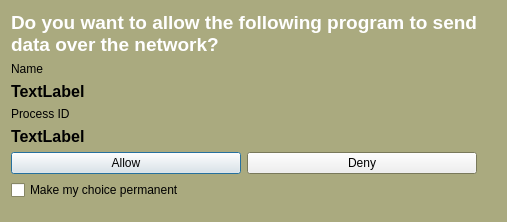
<?xml version="1.0" encoding="UTF-8"?>
<ui version="4.0">
 <class>DialogOut</class>
 <widget class="QDialog" name="DialogOut">
  <property name="geometry">
   <rect>
    <x>0</x>
    <y>0</y>
    <width>507</width>
    <height>222</height>
   </rect>
  </property>
  <property name="palette">
   <palette>
    <active>
     <colorrole role="Base">
      <brush brushstyle="SolidPattern">
       <color alpha="255">
        <red>255</red>
        <green>255</green>
        <blue>255</blue>
       </color>
      </brush>
     </colorrole>
     <colorrole role="Window">
      <brush brushstyle="SolidPattern">
       <color alpha="255">
        <red>170</red>
        <green>170</green>
        <blue>127</blue>
       </color>
      </brush>
     </colorrole>
    </active>
    <inactive>
     <colorrole role="Base">
      <brush brushstyle="SolidPattern">
       <color alpha="255">
        <red>255</red>
        <green>255</green>
        <blue>255</blue>
       </color>
      </brush>
     </colorrole>
     <colorrole role="Window">
      <brush brushstyle="SolidPattern">
       <color alpha="255">
        <red>170</red>
        <green>170</green>
        <blue>127</blue>
       </color>
      </brush>
     </colorrole>
    </inactive>
    <disabled>
     <colorrole role="Base">
      <brush brushstyle="SolidPattern">
       <color alpha="255">
        <red>170</red>
        <green>170</green>
        <blue>127</blue>
       </color>
      </brush>
     </colorrole>
     <colorrole role="Window">
      <brush brushstyle="SolidPattern">
       <color alpha="255">
        <red>170</red>
        <green>170</green>
        <blue>127</blue>
       </color>
      </brush>
     </colorrole>
    </disabled>
   </palette>
  </property>
  <property name="windowTitle">
   <string>Dialog</string>
  </property>
  <layout class="QFormLayout" name="formLayout">
   <item row="0" column="0">
    <layout class="QVBoxLayout" name="verticalLayout">
     <item>
      <widget class="QLabel" name="label">
       <property name="palette">
        <palette>
         <active>
          <colorrole role="WindowText">
           <brush brushstyle="SolidPattern">
            <color alpha="255">
             <red>255</red>
             <green>255</green>
             <blue>255</blue>
            </color>
           </brush>
          </colorrole>
          <colorrole role="Base">
           <brush brushstyle="SolidPattern">
            <color alpha="255">
             <red>170</red>
             <green>170</green>
             <blue>127</blue>
            </color>
           </brush>
          </colorrole>
          <colorrole role="Window">
           <brush brushstyle="SolidPattern">
            <color alpha="255">
             <red>170</red>
             <green>170</green>
             <blue>255</blue>
            </color>
           </brush>
          </colorrole>
         </active>
         <inactive>
          <colorrole role="WindowText">
           <brush brushstyle="SolidPattern">
            <color alpha="255">
             <red>255</red>
             <green>255</green>
             <blue>255</blue>
            </color>
           </brush>
          </colorrole>
          <colorrole role="Base">
           <brush brushstyle="SolidPattern">
            <color alpha="255">
             <red>170</red>
             <green>170</green>
             <blue>127</blue>
            </color>
           </brush>
          </colorrole>
          <colorrole role="Window">
           <brush brushstyle="SolidPattern">
            <color alpha="255">
             <red>170</red>
             <green>170</green>
             <blue>255</blue>
            </color>
           </brush>
          </colorrole>
         </inactive>
         <disabled>
          <colorrole role="WindowText">
           <brush brushstyle="SolidPattern">
            <color alpha="255">
             <red>106</red>
             <green>104</green>
             <blue>100</blue>
            </color>
           </brush>
          </colorrole>
          <colorrole role="Base">
           <brush brushstyle="SolidPattern">
            <color alpha="255">
             <red>170</red>
             <green>170</green>
             <blue>255</blue>
            </color>
           </brush>
          </colorrole>
          <colorrole role="Window">
           <brush brushstyle="SolidPattern">
            <color alpha="255">
             <red>170</red>
             <green>170</green>
             <blue>255</blue>
            </color>
           </brush>
          </colorrole>
         </disabled>
        </palette>
       </property>
       <property name="font">
        <font>
         <family>Ubuntu</family>
         <pointsize>14</pointsize>
         <weight>75</weight>
         <bold>true</bold>
        </font>
       </property>
       <property name="text">
        <string>Do you want to allow the following program to send data over the network?</string>
       </property>
       <property name="textFormat">
        <enum>Qt::PlainText</enum>
       </property>
       <property name="wordWrap">
        <bool>true</bool>
       </property>
      </widget>
     </item>
     <item>
      <widget class="QLabel" name="label_3">
       <property name="text">
        <string>Name</string>
       </property>
      </widget>
     </item>
     <item>
      <widget class="QLabel" name="label_name">
       <property name="font">
        <font>
         <pointsize>12</pointsize>
         <weight>75</weight>
         <bold>true</bold>
        </font>
       </property>
       <property name="text">
        <string>TextLabel</string>
       </property>
      </widget>
     </item>
     <item>
      <widget class="QLabel" name="label_5">
       <property name="text">
        <string>Process ID</string>
       </property>
      </widget>
     </item>
     <item>
      <widget class="QLabel" name="label_pid">
       <property name="font">
        <font>
         <pointsize>12</pointsize>
         <weight>75</weight>
         <bold>true</bold>
        </font>
       </property>
       <property name="text">
        <string>TextLabel</string>
       </property>
      </widget>
     </item>
     <item>
      <layout class="QHBoxLayout" name="horizontalLayout">
       <item>
        <widget class="QPushButton" name="pushButton_allow">
         <property name="text">
          <string>Allow</string>
         </property>
        </widget>
       </item>
       <item>
        <widget class="QPushButton" name="pushButton_deny">
         <property name="text">
          <string>Deny</string>
         </property>
        </widget>
       </item>
      </layout>
     </item>
    </layout>
   </item>
   <item row="1" column="0">
    <widget class="QCheckBox" name="checkBox">
     <property name="text">
      <string>Make my choice permanent</string>
     </property>
    </widget>
   </item>
  </layout>
  <action name="actionOop">
   <property name="checkable">
    <bool>true</bool>
   </property>
   <property name="text">
    <string>oop</string>
   </property>
   <property name="toolTip">
    <string>&lt;!DOCTYPE HTML PUBLIC &quot;-//W3C//DTD HTML 4.0//EN&quot; &quot;http://www.w3.org/TR/REC-html40/strict.dtd&quot;&gt;
&lt;html&gt;&lt;head&gt;&lt;meta name=&quot;qrichtext&quot; content=&quot;1&quot; /&gt;&lt;style type=&quot;text/css&quot;&gt;
p, li { white-space: pre-wrap; }
&lt;/style&gt;&lt;/head&gt;&lt;body style=&quot; font-family:'Sans Serif'; font-size:9pt; font-weight:400; font-style:normal;&quot;&gt;
&lt;table style=&quot;-qt-table-type: root; margin-top:4px; margin-bottom:4px; margin-left:4px; margin-right:4px;&quot;&gt;
&lt;tr&gt;
&lt;td style=&quot;border: none;&quot;&gt;
&lt;p style=&quot; margin-top:0px; margin-bottom:0px; margin-left:0px; margin-right:0px; -qt-block-indent:0; text-indent:0px;&quot;&gt;klkllk&lt;span style=&quot; font-weight:600;&quot;&gt;kkkkkk&lt;/span&gt;&lt;/p&gt;&lt;/td&gt;&lt;/tr&gt;&lt;/table&gt;&lt;/body&gt;&lt;/html&gt;</string>
   </property>
  </action>
 </widget>
 <resources/>
 <connections>
  <connection>
   <sender>pushButton_allow</sender>
   <signal>clicked()</signal>
   <receiver>DialogOut</receiver>
   <slot>hide()</slot>
   <hints>
    <hint type="sourcelabel">
     <x>349</x>
     <y>204</y>
    </hint>
    <hint type="destinationlabel">
     <x>259</x>
     <y>114</y>
    </hint>
   </hints>
  </connection>
  <connection>
   <sender>pushButton_deny</sender>
   <signal>clicked()</signal>
   <receiver>DialogOut</receiver>
   <slot>hide()</slot>
   <hints>
    <hint type="sourcelabel">
     <x>451</x>
     <y>204</y>
    </hint>
    <hint type="destinationlabel">
     <x>259</x>
     <y>114</y>
    </hint>
   </hints>
  </connection>
 </connections>
</ui>
